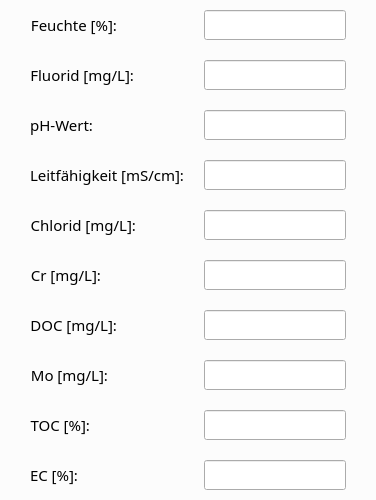
                <widget class="QFrame" name="form_frame_2">
                 <property name="sizePolicy">
                  <sizepolicy hsizetype="Preferred" vsizetype="Fixed">
                   <horstretch>0</horstretch>
                   <verstretch>0</verstretch>
                  </sizepolicy>
                 </property>
                 <property name="styleSheet">
                  <string notr="true">QFrame {
	background: #FCFCFC;
	border-radius: 10px
}

</string>
                 </property>
                 <layout class="QFormLayout" name="add_frame">
                  <property name="horizontalSpacing">
                   <number>20</number>
                  </property>
                  <property name="verticalSpacing">
                   <number>20</number>
                  </property>
                  <property name="leftMargin">
                   <number>30</number>
                  </property>
                  <property name="topMargin">
                   <number>10</number>
                  </property>
                  <property name="rightMargin">
                   <number>30</number>
                  </property>
                  <property name="bottomMargin">
                   <number>10</number>
                  </property>
                  <item row="0" column="0">
                   <widget class="QLabel" name="label_6">
                    <property name="sizePolicy">
                     <sizepolicy hsizetype="Preferred" vsizetype="Preferred">
                      <horstretch>0</horstretch>
                      <verstretch>0</verstretch>
                     </sizepolicy>
                    </property>
                    <property name="font">
                     <font>
                      <family>Leelawadee</family>
                      <pointsize>11</pointsize>
                      <weight>50</weight>
                      <bold>false</bold>
                     </font>
                    </property>
                    <property name="text">
                     <string>Feuchte [%]:</string>
                    </property>
                    <property name="scaledContents">
                     <bool>false</bool>
                    </property>
                    <property name="alignment">
                     <set>Qt::AlignRight|Qt::AlignTrailing|Qt::AlignVCenter</set>
                    </property>
                   </widget>
                  </item>
                  <item row="0" column="1">
                   <widget class="QLineEdit" name="la_feuchte_input">
                    <property name="font">
                     <font>
                      <family>Leelawadee</family>
                      <pointsize>11</pointsize>
                     </font>
                    </property>
                    <property name="clearButtonEnabled">
                     <bool>true</bool>
                    </property>
                   </widget>
                  </item>
                  <item row="1" column="0">
                   <widget class="QLabel" name="label_7">
                    <property name="sizePolicy">
                     <sizepolicy hsizetype="Preferred" vsizetype="Preferred">
                      <horstretch>0</horstretch>
                      <verstretch>0</verstretch>
                     </sizepolicy>
                    </property>
                    <property name="font">
                     <font>
                      <family>Leelawadee</family>
                      <pointsize>11</pointsize>
                      <weight>50</weight>
                      <bold>false</bold>
                     </font>
                    </property>
                    <property name="text">
                     <string>Fluorid [mg/L]:</string>
                    </property>
                    <property name="scaledContents">
                     <bool>false</bool>
                    </property>
                    <property name="alignment">
                     <set>Qt::AlignRight|Qt::AlignTrailing|Qt::AlignVCenter</set>
                    </property>
                   </widget>
                  </item>
                  <item row="1" column="1">
                   <widget class="QLineEdit" name="la_fluorid_input">
                    <property name="font">
                     <font>
                      <family>Leelawadee</family>
                      <pointsize>11</pointsize>
                     </font>
                    </property>
                    <property name="clearButtonEnabled">
                     <bool>true</bool>
                    </property>
                   </widget>
                  </item>
                  <item row="2" column="0">
                   <widget class="QLabel" name="label_8">
                    <property name="sizePolicy">
                     <sizepolicy hsizetype="Preferred" vsizetype="Preferred">
                      <horstretch>0</horstretch>
                      <verstretch>0</verstretch>
                     </sizepolicy>
                    </property>
                    <property name="font">
                     <font>
                      <family>Leelawadee</family>
                      <pointsize>11</pointsize>
                      <weight>50</weight>
                      <bold>false</bold>
                     </font>
                    </property>
                    <property name="text">
                     <string>pH-Wert:</string>
                    </property>
                    <property name="scaledContents">
                     <bool>false</bool>
                    </property>
                    <property name="alignment">
                     <set>Qt::AlignRight|Qt::AlignTrailing|Qt::AlignVCenter</set>
                    </property>
                   </widget>
                  </item>
                  <item row="2" column="1">
                   <widget class="QLineEdit" name="la_ph_input">
                    <property name="font">
                     <font>
                      <family>Leelawadee</family>
                      <pointsize>11</pointsize>
                     </font>
                    </property>
                    <property name="clearButtonEnabled">
                     <bool>true</bool>
                    </property>
                   </widget>
                  </item>
                  <item row="3" column="0">
                   <widget class="QLabel" name="label_9">
                    <property name="sizePolicy">
                     <sizepolicy hsizetype="Preferred" vsizetype="Preferred">
                      <horstretch>0</horstretch>
                      <verstretch>0</verstretch>
                     </sizepolicy>
                    </property>
                    <property name="font">
                     <font>
                      <family>Leelawadee</family>
                      <pointsize>11</pointsize>
                      <weight>50</weight>
                      <bold>false</bold>
                     </font>
                    </property>
                    <property name="text">
                     <string>Leitfähigkeit [mS/cm]:</string>
                    </property>
                    <property name="scaledContents">
                     <bool>false</bool>
                    </property>
                    <property name="alignment">
                     <set>Qt::AlignRight|Qt::AlignTrailing|Qt::AlignVCenter</set>
                    </property>
                   </widget>
                  </item>
                  <item row="3" column="1">
                   <widget class="QLineEdit" name="la_lf_input">
                    <property name="font">
                     <font>
                      <family>Leelawadee</family>
                      <pointsize>11</pointsize>
                     </font>
                    </property>
                    <property name="clearButtonEnabled">
                     <bool>true</bool>
                    </property>
                   </widget>
                  </item>
                  <item row="4" column="0">
                   <widget class="QLabel" name="label_10">
                    <property name="sizePolicy">
                     <sizepolicy hsizetype="Preferred" vsizetype="Preferred">
                      <horstretch>0</horstretch>
                      <verstretch>0</verstretch>
                     </sizepolicy>
                    </property>
                    <property name="font">
                     <font>
                      <family>Leelawadee</family>
                      <pointsize>11</pointsize>
                      <weight>50</weight>
                      <bold>false</bold>
                     </font>
                    </property>
                    <property name="text">
                     <string>Chlorid [mg/L]:</string>
                    </property>
                    <property name="scaledContents">
                     <bool>false</bool>
                    </property>
                    <property name="alignment">
                     <set>Qt::AlignRight|Qt::AlignTrailing|Qt::AlignVCenter</set>
                    </property>
                   </widget>
                  </item>
                  <item row="4" column="1">
                   <widget class="QLineEdit" name="la_cl_input">
                    <property name="font">
                     <font>
                      <family>Leelawadee</family>
                      <pointsize>11</pointsize>
                     </font>
                    </property>
                    <property name="clearButtonEnabled">
                     <bool>true</bool>
                    </property>
                   </widget>
                  </item>
                  <item row="5" column="0">
                   <widget class="QLabel" name="label_11">
                    <property name="sizePolicy">
                     <sizepolicy hsizetype="Preferred" vsizetype="Preferred">
                      <horstretch>0</horstretch>
                      <verstretch>0</verstretch>
                     </sizepolicy>
                    </property>
                    <property name="font">
                     <font>
                      <family>Leelawadee</family>
                      <pointsize>11</pointsize>
                      <weight>50</weight>
                      <bold>false</bold>
                     </font>
                    </property>
                    <property name="text">
                     <string>Cr [mg/L]:</string>
                    </property>
                    <property name="scaledContents">
                     <bool>false</bool>
                    </property>
                    <property name="alignment">
                     <set>Qt::AlignRight|Qt::AlignTrailing|Qt::AlignVCenter</set>
                    </property>
                   </widget>
                  </item>
                  <item row="5" column="1">
                   <widget class="QLineEdit" name="la_cr_input">
                    <property name="font">
                     <font>
                      <family>Leelawadee</family>
                      <pointsize>11</pointsize>
                     </font>
                    </property>
                    <property name="clearButtonEnabled">
                     <bool>true</bool>
                    </property>
                   </widget>
                  </item>
                  <item row="6" column="0">
                   <widget class="QLabel" name="label_12">
                    <property name="sizePolicy">
                     <sizepolicy hsizetype="Preferred" vsizetype="Preferred">
                      <horstretch>0</horstretch>
                      <verstretch>0</verstretch>
                     </sizepolicy>
                    </property>
                    <property name="font">
                     <font>
                      <family>Leelawadee</family>
                      <pointsize>11</pointsize>
                      <weight>50</weight>
                      <bold>false</bold>
                     </font>
                    </property>
                    <property name="text">
                     <string>DOC [mg/L]:</string>
                    </property>
                    <property name="scaledContents">
                     <bool>false</bool>
                    </property>
                    <property name="alignment">
                     <set>Qt::AlignRight|Qt::AlignTrailing|Qt::AlignVCenter</set>
                    </property>
                   </widget>
                  </item>
                  <item row="6" column="1">
                   <widget class="QLineEdit" name="la_doc_input">
                    <property name="font">
                     <font>
                      <family>Leelawadee</family>
                      <pointsize>11</pointsize>
                     </font>
                    </property>
                    <property name="clearButtonEnabled">
                     <bool>true</bool>
                    </property>
                   </widget>
                  </item>
                  <item row="7" column="0">
                   <widget class="QLabel" name="label_13">
                    <property name="sizePolicy">
                     <sizepolicy hsizetype="Preferred" vsizetype="Preferred">
                      <horstretch>0</horstretch>
                      <verstretch>0</verstretch>
                     </sizepolicy>
                    </property>
                    <property name="font">
                     <font>
                      <family>Leelawadee</family>
                      <pointsize>11</pointsize>
                      <weight>50</weight>
                      <bold>false</bold>
                     </font>
                    </property>
                    <property name="text">
                     <string>Mo [mg/L]:</string>
                    </property>
                    <property name="scaledContents">
                     <bool>false</bool>
                    </property>
                    <property name="alignment">
                     <set>Qt::AlignRight|Qt::AlignTrailing|Qt::AlignVCenter</set>
                    </property>
                   </widget>
                  </item>
                  <item row="7" column="1">
                   <widget class="QLineEdit" name="la_mo_input">
                    <property name="font">
                     <font>
                      <family>Leelawadee</family>
                      <pointsize>11</pointsize>
                     </font>
                    </property>
                    <property name="clearButtonEnabled">
                     <bool>true</bool>
                    </property>
                   </widget>
                  </item>
                  <item row="8" column="0">
                   <widget class="QLabel" name="label_14">
                    <property name="sizePolicy">
                     <sizepolicy hsizetype="Preferred" vsizetype="Preferred">
                      <horstretch>0</horstretch>
                      <verstretch>0</verstretch>
                     </sizepolicy>
                    </property>
                    <property name="font">
                     <font>
                      <family>Leelawadee</family>
                      <pointsize>11</pointsize>
                      <weight>50</weight>
                      <bold>false</bold>
                     </font>
                    </property>
                    <property name="text">
                     <string>TOC [%]:</string>
                    </property>
                    <property name="scaledContents">
                     <bool>false</bool>
                    </property>
                    <property name="alignment">
                     <set>Qt::AlignRight|Qt::AlignTrailing|Qt::AlignVCenter</set>
                    </property>
                   </widget>
                  </item>
                  <item row="8" column="1">
                   <widget class="QLineEdit" name="la_toc_input">
                    <property name="font">
                     <font>
                      <family>Leelawadee</family>
                      <pointsize>11</pointsize>
                     </font>
                    </property>
                    <property name="clearButtonEnabled">
                     <bool>true</bool>
                    </property>
                   </widget>
                  </item>
                  <item row="9" column="0">
                   <widget class="QLabel" name="label_15">
                    <property name="sizePolicy">
                     <sizepolicy hsizetype="Preferred" vsizetype="Preferred">
                      <horstretch>0</horstretch>
                      <verstretch>0</verstretch>
                     </sizepolicy>
                    </property>
                    <property name="font">
                     <font>
                      <family>Leelawadee</family>
                      <pointsize>11</pointsize>
                      <weight>50</weight>
                      <bold>false</bold>
                     </font>
                    </property>
                    <property name="text">
                     <string>EC [%]:</string>
                    </property>
                    <property name="scaledContents">
                     <bool>false</bool>
                    </property>
                    <property name="alignment">
                     <set>Qt::AlignRight|Qt::AlignTrailing|Qt::AlignVCenter</set>
                    </property>
                   </widget>
                  </item>
                  <item row="9" column="1">
                   <widget class="QLineEdit" name="la_ec_input">
                    <property name="font">
                     <font>
                      <family>Leelawadee</family>
                      <pointsize>11</pointsize>
                     </font>
                    </property>
                    <property name="clearButtonEnabled">
                     <bool>true</bool>
                    </property>
                   </widget>
                  </item>
                 </layout>
                </widget>
